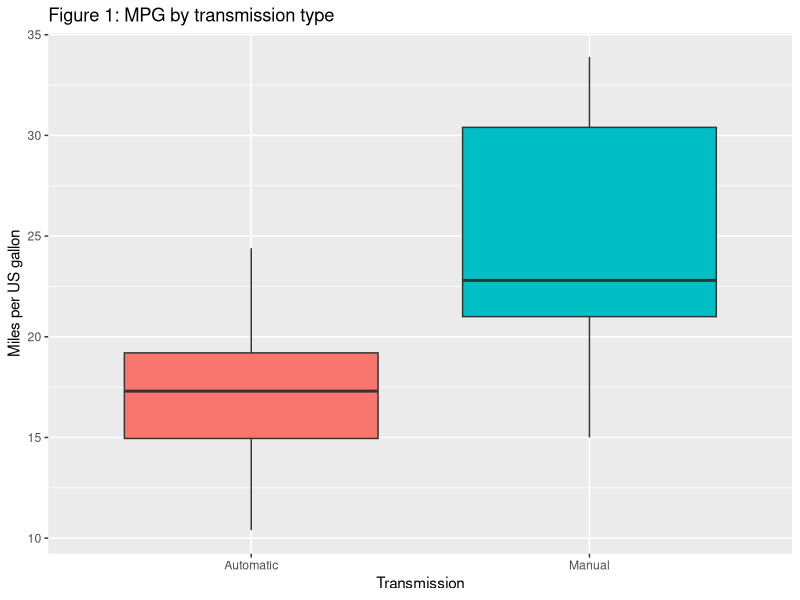
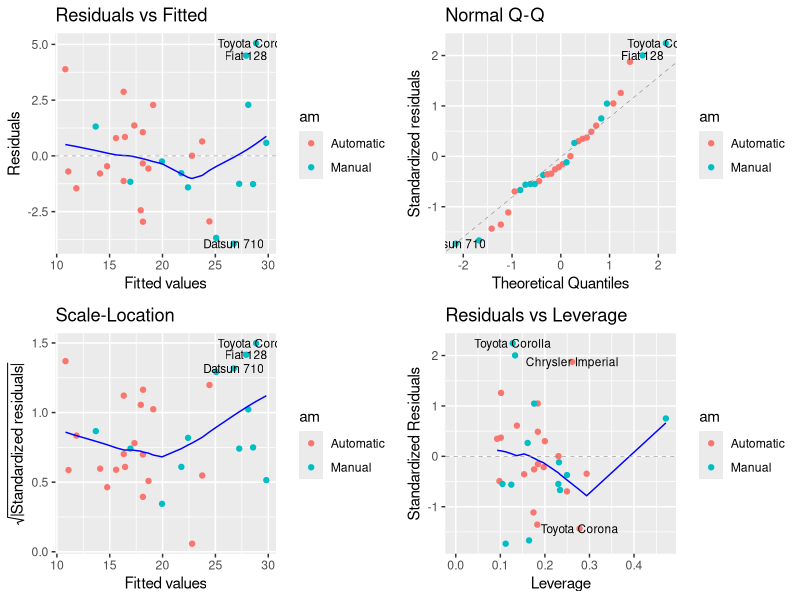
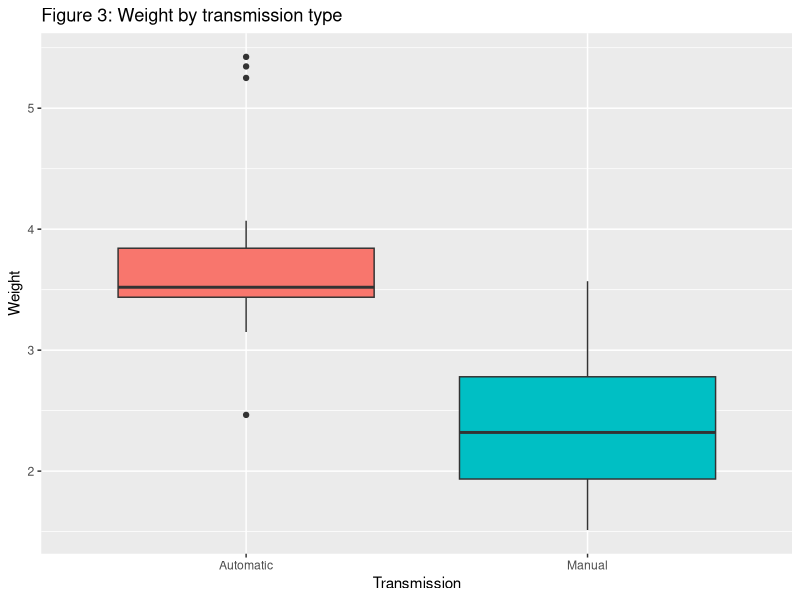

Reproduce these figures in R, in order.
## ---- chunk 1
data(mtcars)
mtcars_original <- mtcars # saving for later use
## ---- chunk 2
dim(mtcars)
## ---- chunk 3
str(mtcars)
## ---- chunk 4
mtcars$cyl <- factor(mtcars$cyl)
mtcars$vs <- factor(mtcars$vs)
mtcars$gear <- factor(mtcars$gear)
mtcars$carb <- factor(mtcars$carb)
## ---- chunk 5
mtcars$am <- factor(mtcars$am, labels = c("Automatic", "Manual"))
## ---- chunk 6
aggregate(mpg ~ am, data = mtcars, mean)
## ---- chunk 7
# we use the original mtcars with non transformed variables
sort(cor(mtcars_original)[1,])
## ---- chunk 8
fit1 <- lm(mpg ~ am, data = mtcars)
summary(fit1)
## ---- chunk 9
fit2 <- step(lm(mpg ~ ., data = mtcars), trace=0, steps=1000, direction="both")
summary(fit2)
## ---- chunk 10
anova(fit1, fit2)
## ---- chunk 11
infl <- dfbetas(fit2)
tail(sort(infl[, "amManual"]), 3)
## ---- chunk 12
levrg <- hatvalues(fit2)
tail(sort(levrg), 3)
## ---- chunk 13
library(ggplot2)
## ---- chunk 14
ggplot(mtcars, aes(x=am, y=mpg, fill=am)) +
  geom_boxplot() +
  ylab("Miles per US gallon") +
  xlab("Transmission") +
  ggtitle("Figure 1: MPG by transmission type") +
  guides(fill=FALSE)
## ---- chunk 15
library(ggfortify)
## ---- chunk 16
autoplot(fit2, data = mtcars, 
         colour = 'am', label.size = 3)
## ---- chunk 17
ggplot(mtcars, aes(x=am, y=wt, fill=am)) +
  geom_boxplot() +
  ylab("Weight") +
  xlab("Transmission") +
  ggtitle("Figure 3: Weight by transmission type") +
  guides(fill=FALSE)
